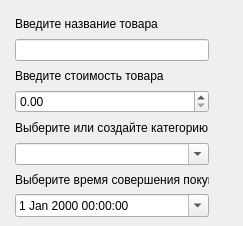
<?xml version="1.0" encoding="UTF-8"?>
<ui version="4.0">
 <class>Dialog</class>
 <widget class="QDialog" name="Dialog">
  <property name="geometry">
   <rect>
    <x>0</x>
    <y>0</y>
    <width>243</width>
    <height>226</height>
   </rect>
  </property>
  <property name="windowTitle">
   <string>Добавить покупку</string>
  </property>
  <widget class="QWidget" name="horizontalLayoutWidget">
   <property name="geometry">
    <rect>
     <x>0</x>
     <y>0</y>
     <width>224</width>
     <height>232</height>
    </rect>
   </property>
   <layout class="QGridLayout" name="gridLayout">
    <property name="leftMargin">
     <number>15</number>
    </property>
    <property name="topMargin">
     <number>15</number>
    </property>
    <property name="rightMargin">
     <number>15</number>
    </property>
    <property name="bottomMargin">
     <number>15</number>
    </property>
    <item row="0" column="0">
     <layout class="QGridLayout" name="gridLayout_2">
      <item row="6" column="0">
       <widget class="QLabel" name="label_4">
        <property name="text">
         <string>Выберите время совершения покупки</string>
        </property>
       </widget>
      </item>
      <item row="1" column="0">
       <widget class="QLineEdit" name="product_name">
        <property name="maxLength">
         <number>1000</number>
        </property>
       </widget>
      </item>
      <item row="2" column="0">
       <widget class="QLabel" name="label_2">
        <property name="text">
         <string>Введите стоимость товара</string>
        </property>
       </widget>
      </item>
      <item row="0" column="0">
       <widget class="QLabel" name="label">
        <property name="text">
         <string>Введите название товара</string>
        </property>
       </widget>
      </item>
      <item row="4" column="0">
       <widget class="QLabel" name="label_3">
        <property name="text">
         <string>Выберите или создайте категорию</string>
        </property>
       </widget>
      </item>
      <item row="5" column="0">
       <widget class="QComboBox" name="category_choice">
        <property name="toolTip">
         <string>Если вы в поиске введете категорию, которой еще нет, то она добавится в список всех существующих</string>
        </property>
        <property name="editable">
         <bool>true</bool>
        </property>
       </widget>
      </item>
      <item row="3" column="0">
       <widget class="QDoubleSpinBox" name="cost_spinbox">
        <property name="maximum">
         <double>9223372036854775808.000000000000000</double>
        </property>
       </widget>
      </item>
     </layout>
    </item>
    <item row="1" column="0">
     <widget class="QDateTimeEdit" name="calendar">
      <property name="minimumDate">
       <date>
        <year>1896</year>
        <month>1</month>
        <day>1</day>
       </date>
      </property>
      <property name="calendarPopup">
       <bool>true</bool>
      </property>
     </widget>
    </item>
   </layout>
  </widget>
 </widget>
 <resources/>
 <connections/>
</ui>
